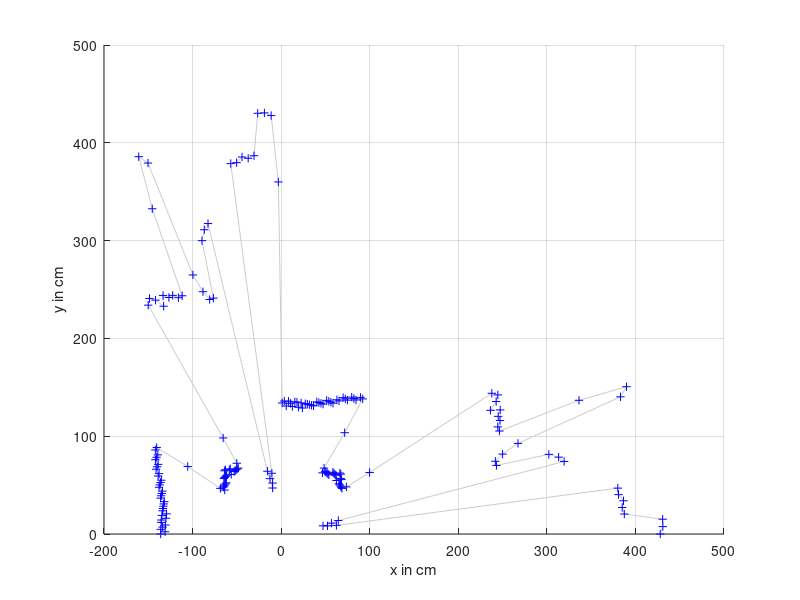

MATLAB code to generate this figure: (Note: this script raises an error after producing the figure.)
clearvars
close all

% Size of boxes
boxsize = 50; % in cm
% Max number of points in box
NMAXpointsBox = 10;

% Laser data
angle = linspace(0,pi,180);
pls_dist = [428, 431, 431, 388, 386, 388, 383, 383, 63, 53, 48, 58, 66, 328, 323, 313, 253, 253, 263, 283, 408, 418, 363, 268, 268, 273, 273, 278, 268, 278, 283, 278, 118, 88, 83, 83, 83, 83, 83, 88, 88, 83, 91, 91, 86, 86, 86, 86, 81, 81, 81, 81, 81, 78, 83, 126, 166, 166, 161, 161, 161, 156, 156, 156, 151, 151, 146, 146, 146, 146, 141, 141, 141, 141, 136, 136, 136, 136, 136, 131, 136, 131, 136, 136, 131, 134, 136, 131, 136, 134, 360, 428, 431, 431, 388, 386, 388, 383, 383, 63, 53, 48, 58, 66, 328, 323, 313, 253, 253, 263, 283, 408, 418, 363, 268, 268, 273, 273, 278, 268, 278, 283, 278, 118, 88, 83, 83, 83, 83, 83, 88, 88, 83, 91, 91, 86, 86, 86, 86, 81, 81, 81, 81, 81, 78, 83, 126, 166, 166, 161, 161, 161, 156, 156, 156, 151, 151, 146, 146, 146, 146, 141, 141, 141, 141, 136, 136, 136, 136, 136, 131, 136, 131, 136, 136, 131, 134, 136, 131, 136, ];
% Convert polar to cartesian
[pls_pts_x, pls_pts_y] = pol2cart(angle,pls_dist);
xmin = min(pls_pts_x);
xmax = max(pls_pts_x);
ymin = min(pls_pts_y);
ymax = max(pls_pts_y);
% Plot laser data
hold on
plot(pls_pts_x, pls_pts_y,'-', 'color',[0,0,0]+0.8)
plot(pls_pts_x, pls_pts_y,'b+')
grid
xlabel('x in cm')
ylabel('y in cm')

% Create point array
pointArray = initPoints(pls_pts_x, pls_pts_y);

% create boxes
boxArray = initBoxes(xmax, xmin, ymax, ymin, boxsize);

% Check points in boxes
boxArray = checkPointsInBoxes(boxArray,pointArray,NMAXpointsBox);

% Draw data
updateBoxes(boxArray);




% ######### Function #########

function boxArray = checkPointsInBoxes(boxArray,pointArray,NMAXpointsBox)
    [N_box_x, N_box_y] = size(boxArray);
     Npoints = length(pointArray);

     for n = 1:Npoints
        for y = 1:N_box_y
            for x = 1:N_box_x
                boxArray(x,y) = boxArray(x,y).checkPoint(pointArray(n), NMAXpointsBox);
            end%for
        end%for
     end%for
end%function


function pointArray = initPoints(x,y)
    Npoints = length(x);
    pointArray(1:Npoints) = clPoint;
    for n=1:Npoints
        pointArray(n) = clPoint(x(n),y(n));
    end%for

end%function

function boxArray = initBoxes(xmax, xmin, ymax, ymin, boxsize)
    N_box_x = ceil((xmax - xmin) / boxsize)+1;
    N_box_y = ceil((ymax - ymin) / boxsize);
    N_box_x_left = ceil((0 - xmin) / boxsize);
    x_start = -N_box_x_left*boxsize;
    boxArray(1:N_box_x, 1:N_box_y) = clBox;

    pos_y = ymin;
    for y = 1:N_box_y
        pos_x = x_start;
        for x = 1:N_box_x
            boxArray(x,y) = clBox(pos_x, pos_y, pos_x + boxsize, pos_y + boxsize);
            pos_x = pos_x + boxsize;
        end%for
        pos_y = pos_y + boxsize;
    end%for
end%function



function updateBoxes(boxArray)
    [N_box_x, N_box_y] = size(boxArray);
    % plot boxes
    for y = 1:N_box_y
        for x = 1:N_box_x
            boxArray(x,y).draw;
        end%for
    end%for
end%function